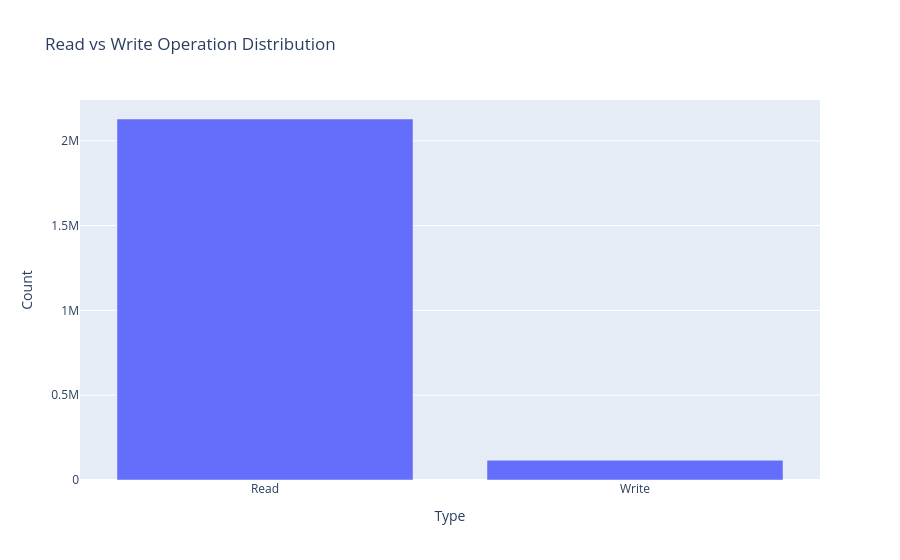
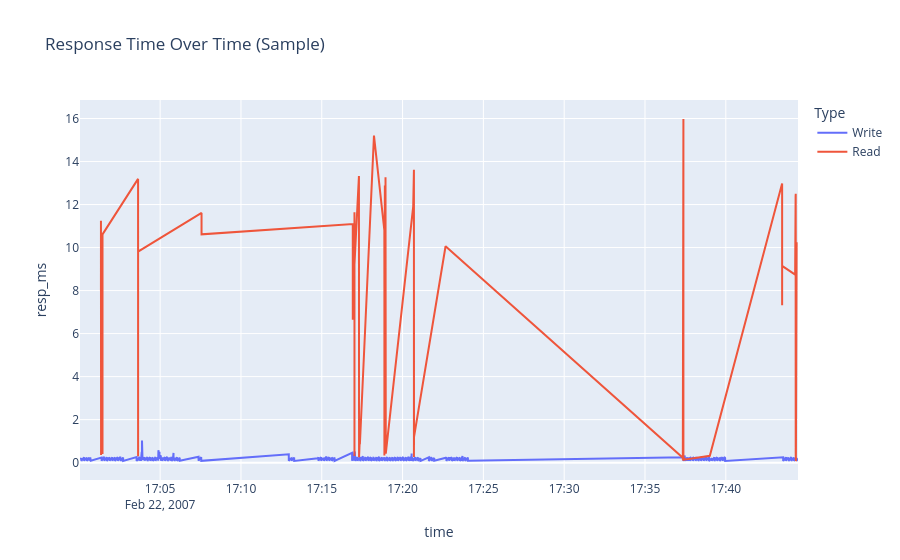

These figures' notebook cell, in order:
### Code cell
import pandas as pd
import plotly.express as px

# 1. 讀取資料
cols = ["Timestamp", "Hostname", "DiskNumber", "Type", "Offset", "Size", "ResponseTime"]
df = pd.read_csv("CAM-02-SRV-lvm3.csv", names=cols) # 如果是空白分隔請改用 sep=r'\s+'

print("--- 基本資訊 ---")
print("總筆數:", len(df))
print(df["Type"].value_counts())

# 2. 轉換時間與單位
df["time"] = pd.to_datetime((df["Timestamp"] - 116444736000000000) // 10, unit="us")
df["resp_ms"] = df["ResponseTime"] / 10_000

print("\n--- 統計數據 ---")
print(df[["Size", "resp_ms"]].describe())

# ==========================================
# 3. 加上第二週要求的探索性圖表 (使用 Plotly)
# ==========================================

# 圖表一：讀寫比例長條圖 (Operation Distribution)
type_counts = df["Type"].value_counts().reset_index()
type_counts.columns = ["Type", "Count"]
fig_type = px.bar(type_counts, x="Type", y="Count", title="Read vs Write Operation Distribution")
fig_type.show()


# 圖表二：請求大小分佈直方圖 (Request-Size Histogram)
fig_size = px.histogram(df, x="Size", nbins=50, title="Request Size Distribution")
fig_size.show()


# 圖表三：I/O 時間序列圖 (I/O Time-Series，取前 1000 筆避免太密)
df_sorted = df.sort_values("time").head(1000)
fig_time = px.line(df_sorted, x="time", y="resp_ms", color="Type", title="Response Time Over Time (Sample)")
fig_time.show()

figs = [fig_type, fig_size, fig_time]

for i, fig in enumerate(figs, start=1):
    fig.write_html(f'chart_{i}.html')  # 會產生 chart_1.html, chart_2.html, chart_3.html

### Figure 1 — Plotly figure (JSON) as saved in the notebook; plotly's stock layout.template omitted (floating-point values rounded to 4 significant figures)
{"data": [{"hovertemplate": "Type=%{x}<br>Count=%{y}<extra></extra>", "legendgroup": "", "marker": {"color": "#636efa", "pattern": {"shape": ""}}, "name": "", "orientation": "v", "showlegend": false, "textposition": "auto", "type": "bar", "x": ["Read", "Write"], "xaxis": "x", "y": [2128303, 116341], "yaxis": "y"}], "layout": {"barmode": "relative", "legend": {"tracegroupgap": 0}, "title": {"text": "Read vs Write Operation Distribution"}, "xaxis": {"anchor": "y", "domain": [0, 1], "title": {"text": "Type"}}, "yaxis": {"anchor": "x", "domain": [0, 1], "title": {"text": "Count"}}}}

### Figure 2 — Plotly figure (JSON) as saved in the notebook; plotly's stock layout.template omitted (floating-point values rounded to 4 significant figures; data arrays with more than 128 entries replaced by an {"elided": "..."} marker saying what was removed)
{"data": [{"hovertemplate": "Type=Write<br>time=%{x}<br>resp_ms=%{y}<extra></extra>", "legendgroup": "Write", "line": {"color": "#636efa", "dash": "solid"}, "marker": {"symbol": "circle"}, "mode": "lines", "name": "Write", "orientation": "v", "showlegend": true, "type": "scatter", "x": {"elided": "734 str values"}, "xaxis": "x", "y": {"elided": "734 float values"}, "yaxis": "y"}, {"hovertemplate": "Type=Read<br>time=%{x}<br>resp_ms=%{y}<extra></extra>", "legendgroup": "Read", "line": {"color": "#EF553B", "dash": "solid"}, "marker": {"symbol": "circle"}, "mode": "lines", "name": "Read", "orientation": "v", "showlegend": true, "type": "scatter", "x": {"elided": "266 str values"}, "xaxis": "x", "y": {"elided": "266 float values"}, "yaxis": "y"}], "layout": {"legend": {"title": {"text": "Type"}, "tracegroupgap": 0}, "title": {"text": "Response Time Over Time (Sample)"}, "xaxis": {"anchor": "y", "domain": [0, 1], "title": {"text": "time"}}, "yaxis": {"anchor": "x", "domain": [0, 1], "title": {"text": "resp_ms"}}}}
